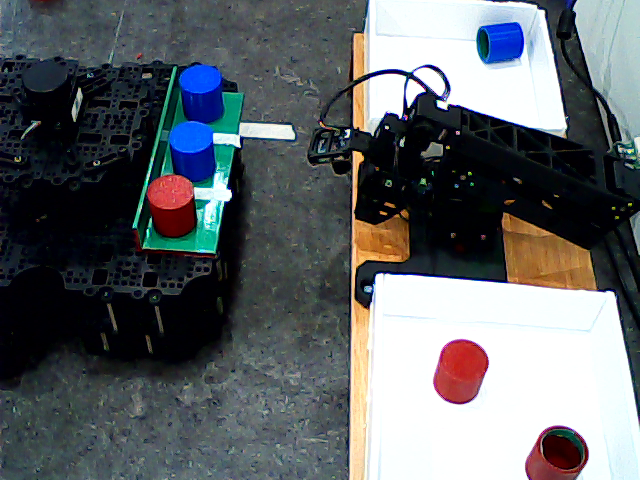
#> input picture omx/diag_wrist.png, 640 x 480 px
$ python box_counter.py diag_wrist.png
#> lines starting #> are read from the running program, lines starting #| are printed output that depends on the picture; after the words box and inside, x2 and y2 are one past the last pixel; in counts of white or black regions, pixels touching at a corner belong together; long printed decimals are rounded
#> in _demo, img is the input picture: shape (480, 640, 3); mean B, G, R 104.5, 101.1, 96.9
"""
box_counter.py

omx2(분류, 지점 C) 전용 OpenCV 색(HSV) 기반 물체 카운트.

[변경 이력]
  이전 버전은 '가장 큰 초록 덩어리 = 트레이' 로 ROI 를 잡았으나, C 지점
  조명이 어두워 어두운 바닥/배경까지 초록 임계(S/V 하한)에 걸려 ROI 가
  화면 왼쪽 전체로 부풀었다. 그 결과 운 좋게(분류함이 오른쪽에 있어서)
  개수가 맞기도 했지만, 프레임이 조금만 달라지면 분류함 안의 물체까지
  세어 개수가 틀어졌다.
  -> omx1(box_counter1.py)과 동일하게 ── 고정 ROI + 거리변환 분리 ── 로 교체.
     home 자세에서 wrist 시점이 일정하고, 트레이는 항상 화면 왼쪽에 도킹됨.

특징:
  - 트레이는 화면 '왼쪽' 고정 ROI. 분류함(오른쪽 흰색 박스)은 ROI 밖이라
    구조적으로 제외된다(분류 끝난 물체를 안 센다).
  - 붙은 동색 원기둥은 거리변환(distanceTransform) 코어로 분리해 정확히 센다.
  - tray_found 는 ROI 안 초록 비율로 판정(트레이가 비면 초록이 잘 보이므로
    출발 판정 순간엔 비율이 높다 → 안정적).

실측 omx2 wrist 프레임(640x480)으로 검증:
  트레이3(파1빨2)/트레이1(파1)/빈트레이 모두 정확히 카운트.
  (분류함 오른쪽 물체는 전부 제외)

핵심 판정(출발 조건은 executor 가 config 로 처리):
  지점 C 는 트레이가 비면(depart_target_count=0) 출발.

제공 함수:
  count_in_tray(frame_bgr) : 고정 ROI 안의 빨강/파랑 개수 + 트레이 존재 여부
                             반환 {"tray_found":bool, "red":n, "blue":n, "total":n}

프레임은 omx_executor_server 가 robot.get_observation() 에서 뽑아
RGB->BGR 변환한 뒤 넘겨준다. (lerobot observation 은 RGB)

단독 테스트:
    python3 box_counter.py <이미지경로>            # ROI/카운트 시각화
    python3 box_counter.py <이미지경로> --no-viz
"""

import cv2
import numpy as np

# ── omx2 wrist 프레임으로 튜닝한 색 범위 (HSV) ──
COLOR_RANGES = {
    "red":  [((0, 80, 50), (10, 255, 255)),
             ((165, 80, 50), (180, 255, 255))],
    "blue": [((100, 100, 60), (130, 255, 255))],
}
# 트레이(초록) 존재 확인용. 왼쪽 ROI의 트레이가 조명/그림자 영향으로
# 채도와 명도가 낮게 잡히는 경우를 고려해 범위를 약간 넓게 둔다.
GREEN_RANGE = ((35, 40, 30), (95, 255, 255))

# ── 트레이 고정 ROI (x0, y0, x1, y1) — 640x480 기준, 화면 왼쪽 트레이 영역 ──
# 왼쪽 가장자리의 라이다 파란 불빛/배경 반사가 약통으로 잡히지 않도록
# x=0부터 시작하지 않고 트레이 안쪽 영역만 본다. 도킹 위치가 바뀌면 여기만 다시 맞춘다.
TRAY_ROI = (90, 40, 270, 340)

MIN_AREA = 400           # 색 덩어리로 인정할 최소 면적(px). 작은 잡티 제거용.
DIST_THRESH = 10.0       # 거리변환 코어 임계(px). 붙은 원기둥 분리 기준.
TRAY_GREEN_RATIO = 0.03  # ROI 내 초록 비율이 이 값 미만이면 트레이 미검출로 간주
                         # (도킹 안됨/카메라 이상 방어. 빈 트레이 실측 0.2+ 라 안전).
MIN_CORE_PX = 8          # 거리변환 코어가 이 픽셀 수 미만이면 노이즈 피크로 무시

def _tray_centroid(grn, offset=(0, 0)):
    m = cv2.morphologyEx(grn, cv2.MORPH_OPEN, np.ones((3, 3), np.uint8))
    m = cv2.morphologyEx(m, cv2.MORPH_CLOSE, np.ones((7, 7), np.uint8))
    cnts, _ = cv2.findContours(m, cv2.RETR_EXTERNAL, cv2.CHAIN_APPROX_SIMPLE)
    if not cnts:
        return None, None
    c = max(cnts, key=cv2.contourArea)
    M = cv2.moments(c)
    if M["m00"] == 0:
        return None, None
    ox, oy = offset
    return float(M["m10"] / M["m00"] + ox), float(M["m01"] / M["m00"] + oy)

def _is_valid_pill_box(x, y, w, h):
    """색은 맞지만 약통 형태가 아닌 반사/불빛 후보를 제거한다."""
    aspect = w / max(h, 1)
    if w < 18 or h < 40:
        return False
    if w > 130 or h > 170:
        return False
    if aspect < 0.30 or aspect > 1.80:
        return False
    return True


def _color_mask(hsv, ranges):
    m = None
    for lo, hi in ranges:
        mm = cv2.inRange(hsv, np.array(lo), np.array(hi))
        m = mm if m is None else cv2.bitwise_or(m, mm)
    return m


def _filled_mask(mask, min_area):
    """반사광 구멍 메우고(CLOSE) 잡티 정리(OPEN) 후, 면적 미달 컨투어 제거."""
    m = cv2.morphologyEx(mask, cv2.MORPH_CLOSE, np.ones((7, 7), np.uint8))
    m = cv2.morphologyEx(m, cv2.MORPH_OPEN, np.ones((3, 3), np.uint8))
    cnts, _ = cv2.findContours(m, cv2.RETR_EXTERNAL, cv2.CHAIN_APPROX_SIMPLE)
    clean = np.zeros_like(m)
    for c in cnts:
        if cv2.contourArea(c) >= min_area:
            cv2.drawContours(clean, [c], -1, 255, -1)
    return clean


def _count_split(mask, min_area, dist_thresh, return_boxes=False, offset=(0, 0)):
    """붙은 동색 원기둥을 거리변환 코어로 분리해 센다.

    return_boxes=True 면 (count, [bbox,...]) 반환. bbox 는 watershed 로 나눈
    원기둥별 (x, y, w, h) (offset 적용된 전체프레임 좌표).
    """
    clean = _filled_mask(mask, min_area)
    if cv2.countNonZero(clean) == 0:
        return (0, []) if return_boxes else 0

    dist = cv2.distanceTransform(clean, cv2.DIST_L2, 5)
    cores = (dist >= dist_thresh).astype(np.uint8)
    n_cores, core_lab = cv2.connectedComponents(cores)
    valid = [i for i in range(1, n_cores) if (core_lab == i).sum() >= MIN_CORE_PX]
    count = len(valid)

    boxes = []
    if count == 0:
        return (0, boxes) if return_boxes else 0

    markers = np.zeros(clean.shape, np.int32)
    for new_id, old_id in enumerate(valid, start=2):
        markers[core_lab == old_id] = new_id
    unknown = cv2.subtract(clean, (markers > 0).astype(np.uint8) * 255)
    markers[clean == 0] = 1
    markers[unknown == 255] = 0
    cv2.watershed(cv2.cvtColor(clean, cv2.COLOR_GRAY2BGR), markers)
    ox, oy = offset
    for new_id in range(2, count + 2):
        ys, xs = np.where(markers == new_id)
        if xs.size == 0:
            continue
        x, y = xs.min(), ys.min()
        w, h = xs.max() - x + 1, ys.max() - y + 1
        box = (x + ox, y + oy, w, h)
        if _is_valid_pill_box(*box):
            boxes.append(box)

    filtered_count = len(boxes)
    return (filtered_count, boxes) if return_boxes else filtered_count


def _clamp_roi(roi, w, h):
    x0, y0, x1, y1 = roi
    return (max(0, min(x0, w)), max(0, min(y0, h)),
            max(0, min(x1, w)), max(0, min(y1, h)))


def count_in_tray(frame_bgr, roi=TRAY_ROI, min_area=MIN_AREA,
                  dist_thresh=DIST_THRESH, return_boxes=False):
    """
    화면 왼쪽 고정 ROI 안에서 빨강/파랑 원기둥을 센다 (C 출발 판정용).
    붙어 있는 동색 원기둥은 거리변환으로 분리해 정확히 카운트한다.

    반환 : {"tray_found": bool, "red": n, "blue": n, "total": n}
           ROI 안 초록(트레이) 비율이 너무 낮으면 tray_found=False.
           ※ tray_found=False 는 '도킹 안됨/카메라 이상' 신호 (executor 가 출발 보류).
    """
#> called with roi = (90, 40, 270, 340), min_area = 400, dist_thresh = 10, return_boxes = True
    h, w = frame_bgr.shape[:2]
#> h = 480; w = 640
    x0, y0, x1, y1 = _clamp_roi(roi, w, h)
#> x0 = 90; y0 = 40; x1 = 270; y1 = 340
    region = frame_bgr[y0:y1, x0:x1]
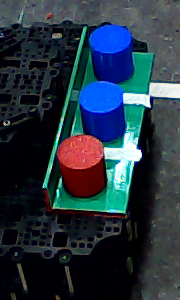
#> region: shape (300, 180, 3); mean B, G, R 64.5, 52.3, 37.9
    hsv = cv2.cvtColor(region, cv2.COLOR_BGR2HSV)
#> hsv: shape (300, 180, 3); mean H, S, V 98.3, 162.4, 73.1

    grn = cv2.inRange(hsv, np.array(GREEN_RANGE[0]), np.array(GREEN_RANGE[1]))
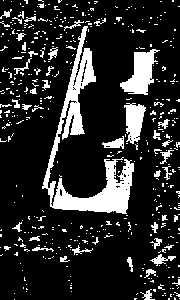
#> grn: shape (300, 180); 16.5% white; 462 white regions (412 under 20 px), largest, box (x1, y1, x2, y2) and area: (42, 26, 134, 214) 3943, (120, 49, 160, 95) 930, (124, 103, 146, 144) 584
    tray_found = bool((grn > 0).mean() >= TRAY_GREEN_RATIO)
#> tray_found = True
    tray_cx, tray_cy = _tray_centroid(grn, offset=(x0, y0))   # 전체프레임 px
#> in _tray_centroid, `m = cv2.morphologyEx(grn, cv2.MORPH_OPEN, np.ones((3, 3), np.uint8))`: m: shape (300, 180); 11.4% white; 49 white regions (21 under 20 px), largest, box (x1, y1, x2, y2) and area: (53, 161, 134, 214) 1946, (61, 26, 96, 118) 1006, (120, 50, 154, 94) 895
#> in _tray_centroid, `m = cv2.morphologyEx(m, cv2.MORPH_CLOSE, np.ones((7, 7), np.uint8))`: m: shape (300, 180); 12.4% white; 41 white regions (17 under 20 px)
#> in _tray_centroid, `cnts, _ = cv2.findContours(m, cv2.RETR_EXTERNAL, cv2.CHAIN_APPROX_SIMP..`: cnts = 41 contours, 30 with area under 20; largest, box (x1, y1, x2, y2) and area: (43, 26, 134, 214) 3942, (120, 50, 154, 94) 828, (126, 105, 145, 141) 482, (104, 138, 124, 148) 98, (154, 255, 174, 264) 66
#> in _tray_centroid, `c = max(cnts, key=cv2.contourArea)`: c = contour of 250 points, box (x1, y1, x2, y2) (43, 26, 134, 214), area 3942
#> in _tray_centroid, `M = cv2.moments(c)`: M = moments, m00 3942, centre m10/m00, m01/m00 = (86.42, 148.7)
#> tray_cx = 176.4; tray_cy = 188.7

    counts = {"tray_found": tray_found, "tray_cx": tray_cx, "tray_cy": tray_cy}
#> counts = {'tray_found': True, 'tray_cx': 176.4, 'tray_cy': 188.7}
    all_boxes = []
    for color, ranges in COLOR_RANGES.items():
        mask = _color_mask(hsv, ranges)
        if return_boxes:
            cnt, boxes = _count_split(mask, min_area, dist_thresh,
                                      return_boxes=True, offset=(x0, y0))
            for bx in boxes:
                all_boxes.append((color, bx))
        else:
            cnt = _count_split(mask, min_area, dist_thresh)
        counts[color] = cnt
#> this loop made 2 passes
#> cnt on passes 1 to 2: 1, 1
#> pass 1, in _count_split, `clean = _filled_mask(mask, min_area)`:
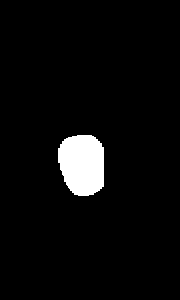
#> clean: shape (300, 180); 4.4% white; 1 white region, box (x1, y1, x2, y2) and area: (58, 135, 104, 196) 2354
#> after the loop:
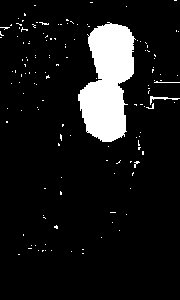
#> mask: shape (300, 180); 9.4% white; 136 white regions (133 under 20 px), largest, box (x1, y1, x2, y2) and area: (78, 22, 136, 142) 4569, (150, 96, 180, 105) 70, (154, 81, 180, 83) 28
#> after the loop, all_boxes = [('red', (149, 176, 44, 59)), ('blue', (169, 63, 56, 118))]; counts = {'tray_found': True, 'tray_cx': 176.4, 'tray_cy': 188.7, 'red': 1, 'blue': 1}
    counts["total"] = counts["red"] + counts["blue"]

    if return_boxes:
        return counts, all_boxes, (x0, y0, x1 - x0, y1 - y0)
    return counts


# ── 단독 테스트용 ──
def _demo(path, viz=True):
    img = cv2.imread(path)
    if img is None:
        raise FileNotFoundError(path)
    counts, boxes, roi = count_in_tray(img, return_boxes=True)
#> counts = {'tray_found': True, 'tray_cx': 176.4, 'tray_cy': 188.7, 'red': 1, 'blue': 1, 'total': 2}; boxes has the same summary as all_boxes in count_in_tray; roi = (90, 40, 180, 300)
    print(counts)
#| {'tray_found': True, 'tray_cx': 176.420, 'tray_cy': 188.736, 'red': 1, 'blue': 1, 'total': 2}
    if viz:
        bgr = {"red": (0, 0, 255), "blue": (255, 0, 0)}
        x, y, w, h = roi
#> x = 90; y = 40; w = 180; h = 300
        cv2.rectangle(img, (x, y), (x + w, y + h), (0, 255, 255), 2)
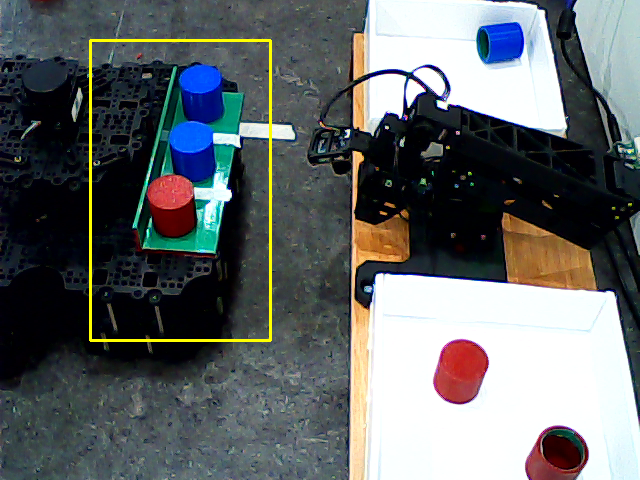
#> img: shape (480, 640, 3); 0.94% of pixels changed, all inside (x1, y1, x2, y2) = (89, 39, 272, 342)
        for color, (bx, by, bw, bh) in boxes:
            cv2.rectangle(img, (bx, by), (bx + bw, by + bh), bgr[color], 2)
#> this loop made 2 passes
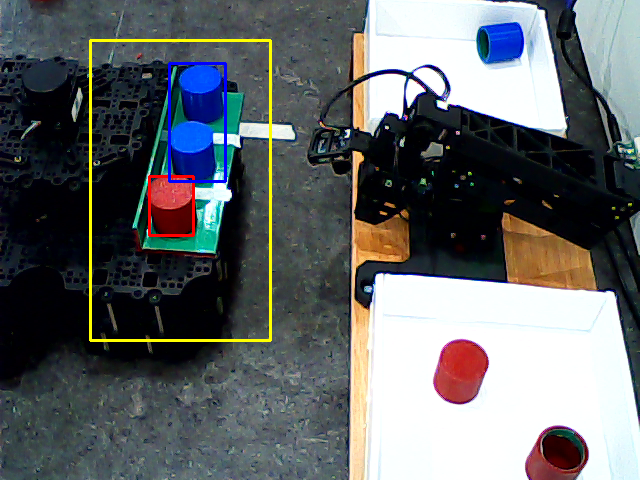
#> img: shape (480, 640, 3); 0.53% of pixels changed, all inside (x1, y1, x2, y2) = (148, 62, 227, 237)
        label = f"tray={counts['tray_found']} R={counts['red']} B={counts['blue']} total={counts['total']}"
#> label = 'tray=True R=1 B=1 total=2'
        cv2.putText(img, label, (10, 30), cv2.FONT_HERSHEY_SIMPLEX, 0.8, (0, 255, 0), 2)
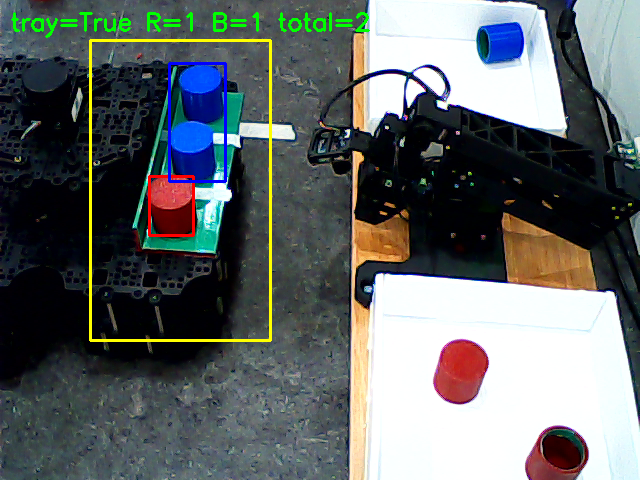
#> img: shape (480, 640, 3); 0.69% of pixels changed, all inside (x1, y1, x2, y2) = (11, 12, 370, 38)
        cv2.imwrite("count_result_omx2.png", img)
        print("시각화 저장: count_result_omx2.png")


if __name__ == "__main__":
    import sys
    if len(sys.argv) < 2:
        print("사용법: python3 box_counter.py <이미지경로> [--no-viz]")
        sys.exit(1)
    _demo(sys.argv[1], viz="--no-viz" not in sys.argv)

$ run again, on omx/debug_departure/20260703_093440_omx2_wpC_WAIT_total2.png
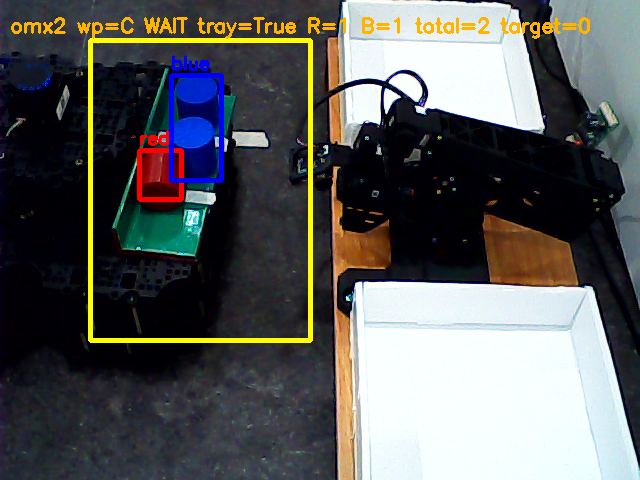
#> input picture omx/debug_departure/20260703_093440_omx2_wpC_WAIT_total2.png, 640 x 480 px
#> in _demo, img is the input picture: shape (480, 640, 3); mean B, G, R 91.6, 92.4, 91.2
#> hsv: shape (300, 180, 3); mean H, S, V 102.2, 175.9, 69.2
#> in count_in_tray, `grn = cv2.inRange(hsv, np.array(GREEN_RANGE[0]), np.array(GREEN_RANGE[..`:
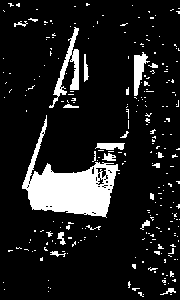
#> grn: shape (300, 180); 12.1% white; 254 white regions (233 under 20 px), largest, box (x1, y1, x2, y2) and area: (22, 115, 120, 218) 3771, (49, 27, 79, 108) 656, (134, 52, 150, 96) 342
#> tray_found = True
#> in _tray_centroid, `cnts, _ = cv2.findContours(m, cv2.RETR_EXTERNAL, cv2.CHAIN_APPROX_SIMP..`: cnts = 20 contours, 15 with area under 20; largest, box (x1, y1, x2, y2) and area: (22, 123, 124, 217) 3951, (54, 28, 88, 101) 712, (126, 54, 148, 96) 350, (58, 232, 65, 244) 46, (156, 153, 162, 168) 31
#> c = contour of 164 points, box (x1, y1, x2, y2) (22, 123, 124, 217), area 3951
#> M = moments, m00 3951, centre m10/m00, m01/m00 = (72.56, 185.9)
#> tray_cx = 162.6; tray_cy = 225.9
#> in count_in_tray, `counts = {"tray_found": tray_found, "tray_cx": tray_cx, "tray_cy": tra..`: counts = {'tray_found': True, 'tray_cx': 162.6, 'tray_cy': 225.9}
#> the loop in count_in_tray, `for color, ranges in COLOR_RANGES.items():` made 2 passes
#> cnt on passes 1 to 2: 1, 1
#> after the loop in count_in_tray, `for color, ranges in COLOR_RANGES.items():`: all_boxes = [('red', (138, 132, 45, 69)), ('blue', (170, 57, 53, 133))]; counts = {'tray_found': True, 'tray_cx': 162.6, 'tray_cy': 225.9, 'red': 1, 'blue': 1}
#> in _demo, `counts, boxes, roi = count_in_tray(img, return_boxes=True)`: counts = {'tray_found': True, 'tray_cx': 162.6, 'tray_cy': 225.9, 'red': 1, 'blue': 1, 'total': 2}; boxes has the same summary as all_boxes in count_in_tray; roi = (90, 40, 180, 300)
#| {'tray_found': True, 'tray_cx': 162.558, 'tray_cy': 225.942, 'red': 1, 'blue': 1, 'total': 2}
#> in _demo, `x, y, w, h = roi`: x = 90; y = 40; w = 180; h = 300
#> the loop in _demo, `for color, (bx, by, bw, bh) in boxes:` made 2 passes
#> label = 'tray=True R=1 B=1 total=2'
#> in _demo, `cv2.putText(img, label, (10, 30), cv2.FONT_HERSHEY_SIMPLEX, 0.8, (0, 2..`:
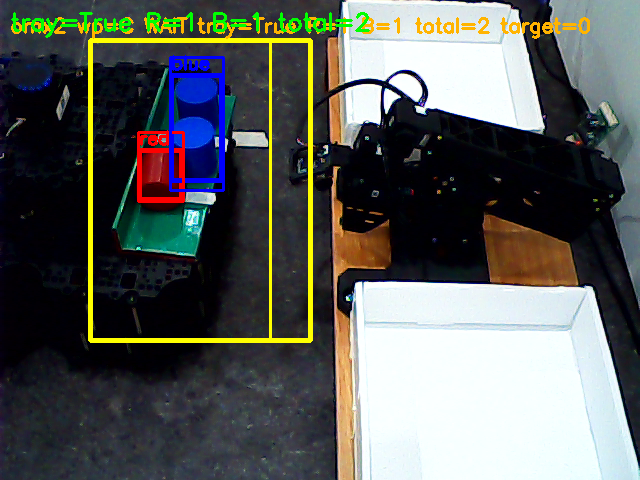
#> img: shape (480, 640, 3); mean B, G, R 91.3, 93.9, 91.1
